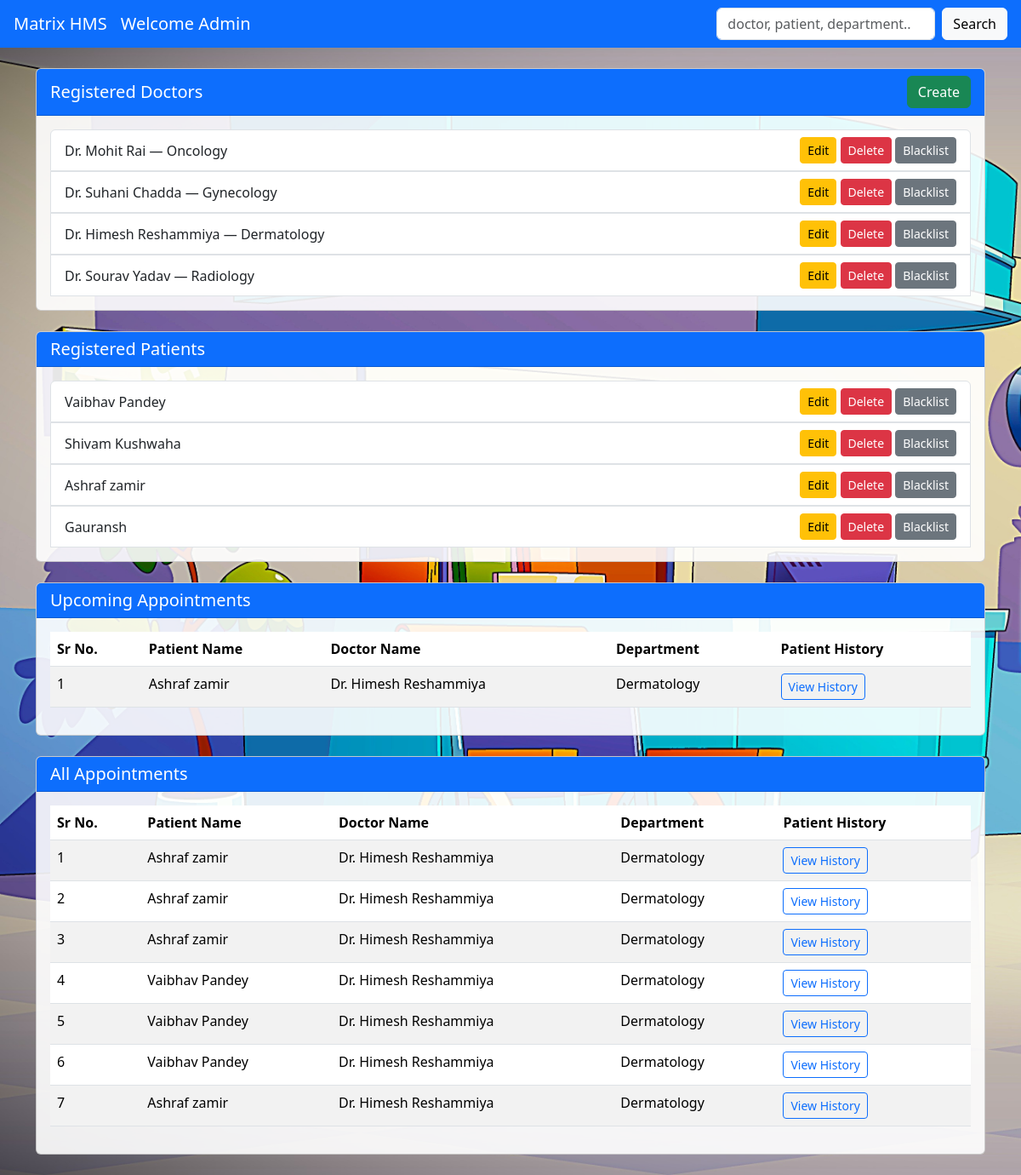
Page /admin_dashboard on the committed database.
### models.py (models this page shows)
class Doctor(db.Model):
    __tablename__ = 'doctors'
    id = db.Column(db.Integer, db.ForeignKey('users.id'), primary_key=True)
    department_id = db.Column(db.Integer, db.ForeignKey('departments.id'), nullable=False)
    experience_years = db.Column(db.Integer)
    user = db.relationship('User', back_populates='doctor_profile')
    department = db.relationship('Department', back_populates='doctors')
    appointments = db.relationship('Appointment', back_populates='doctor', lazy=True)
    availability_slots = db.relationship('DoctorAvailability', back_populates='doctor', cascade='all, delete-orphan')
    patient_histories = db.relationship('PatientHistory', back_populates='doctor', lazy=True)

class User(db.Model):
    __tablename__ = 'users'
    id = db.Column(db.Integer, primary_key=True)
    user_name = db.Column(db.String(100), nullable=False)
    user_email = db.Column(db.String(100), unique=True, nullable=False)
    user_password = db.Column(db.String(200), nullable=False)
    user_role = db.Column(db.String(20), nullable=False)  # 'admin', 'doctor', 'patient'
    created_at = db.Column(db.DateTime, default=datetime.utcnow)
    doctor_profile = db.relationship('Doctor', back_populates='user', uselist=False)
    patient_profile = db.relationship('Patient', back_populates='user', uselist=False)

class Department(db.Model):
    __tablename__ = 'departments'
    id = db.Column(db.Integer, primary_key=True)
    department_name = db.Column(db.String(100), unique=True, nullable=False)
    description = db.Column(db.Text)
    doctors = db.relationship('Doctor', back_populates='department', lazy=True)

class Patient(db.Model):
    __tablename__ = 'patients'
    id = db.Column(db.Integer, db.ForeignKey('users.id'), primary_key=True)
    patient_name = db.Column(db.String(100), nullable=False)
    user = db.relationship('User', back_populates='patient_profile')
    appointments = db.relationship('Appointment', back_populates='patient', lazy=True)
    medical_history = db.relationship('PatientHistory', back_populates='patient', cascade='all, delete-orphan')

class Appointment(db.Model):
    __tablename__ = 'appointments'
    id = db.Column(db.Integer, primary_key=True)
    patient_id = db.Column(db.Integer, db.ForeignKey('patients.id'), nullable=False)
    doctor_id = db.Column(db.Integer, db.ForeignKey('doctors.id'), nullable=False)
    appointment_date = db.Column(db.Date, nullable=False)
    appointment_time = db.Column(db.Time, nullable=False)
    status = db.Column(db.String(20), default='booked')  # booked, completed, cancelled
    created_at = db.Column(db.DateTime, default=datetime.utcnow)
    patient = db.relationship('Patient', back_populates='appointments')
    doctor = db.relationship('Doctor', back_populates='appointments')
    history_record = db.relationship('PatientHistory', back_populates='appointment', uselist=False)

### app.py (the view)
@app.route('/admin_dashboard')
def admin_dashboard():
    search_query = request.args.get('search', '').strip()
    if search_query:
        doctors = Doctor.query.join(User).filter(
            (User.user_name.contains(search_query)) |
            (Doctor.department_id.in_(
                [d.id for d in Department.query.filter(Department.department_name.contains(search_query))]
            ))
        ).all()
        patients = Patient.query.join(User).filter(
            User.user_name.contains(search_query)
        ).all()
    else:
        doctors = Doctor.query.all()
        patients = Patient.query.all()
    today = datetime.now().date()
    appointments = Appointment.query.filter(Appointment.appointment_date >= today).all()
    all_appointments = Appointment.query.all()
    return render_template(
        'AdminUI/admin_dashboard.html',
        doctors=doctors,
        patients=patients,
        appointments=appointments,
        all_appointments=all_appointments
    )

### templates/AdminUI/admin_dashboard.html (shortened to what this page needs)
<!DOCTYPE html>
<html lang="en">
<head>
    <link href="https://cdn.jsdelivr.net/npm/bootstrap@5.3.3/dist/css/bootstrap.min.css" rel="stylesheet">
</head>
<body class="bg-light">
    <nav class="navbar navbar-expand-lg navbar-dark bg-primary px-3">
        <a class="navbar-brand" href="{{ url_for('landing_page') }}">Matrix HMS</a>
        <a class="navbar-brand" href="#">Welcome Admin</a>
        <form class="d-flex ms-auto" method="get" action="{{ url_for('admin_dashboard') }}">
            <input class="form-control me-2" type="search" placeholder="doctor, patient, department..." name="search"
                value="{{ search_query }}">
            <button class="btn btn-light" type="submit">Search</button>
        </form>
    </nav>
    <div class="container my-4" id="container">
        <div class="card mb-4" id="doctor_card" style="background-color: rgba(255, 255, 255, 0.9);">
            <div class="card-header bg-primary text-white d-flex justify-content-between align-items-center">
                <h5 class="mb-0">Registered Doctors</h5>
                <a href="{{ url_for('add_doctor') }}" class="btn btn-success ms-2">Create</a>
            </div>
            <div class="card-body">
                {% if doctors %}
                <ul class="list-group">
                    {% for doctor in doctors %}
                    <li class="list-group-item d-flex justify-content-between align-items-center">
                        <span>{{ doctor.user.user_name }} — {{ doctor.department.department_name }}</span>
                        <div>
                            <a href="{{ url_for('edit_doctor', doctor_id=doctor.id) }}"
                                class="btn btn-warning btn-sm">Edit</a>
                            <button type="button" class="btn btn-danger btn-sm" data-bs-toggle="modal"
                                data-bs-target="#deleteModal{{ doctor.id }}">
                                Delete
                            </button>
                            <button type="button" class="btn btn-secondary btn-sm" data-bs-toggle="modal"
                                data-bs-target="#blacklistModal{{ doctor.id }}">
                                Blacklist
                            </button>
                        </div>
                    </li>
                    {% endfor %}
                </ul>
                {% else %}
                <p>No doctors registered.</p>
                {% endif %}
            </div>
        </div>
        <div class="card mb-4" style="background-color: rgba(255, 255, 255, 0.9);">
            <div class="card-header bg-primary text-white d-flex justify-content-between align-items-center">
                <h5 class="mb-0">Registered Patients</h5>
            </div>
            <div class="card-body">
                {% if patients %}
                <ul class="list-group">
                    {% for patient in patients %}
                    <li class="list-group-item d-flex justify-content-between align-items-center">
                        <span>{{ patient.user.user_name }} </span>
                        <div>
                            <a href="{{ url_for('edit_patient', patient_id=patient.id) }}"
                                class="btn btn-warning btn-sm">Edit</a>
                            <button type="button" class="btn btn-danger btn-sm" data-bs-toggle="modal"
                                data-bs-target="#deletePatientModal{{ patient.id }}">
                                Delete
                            </button>
                            <button type="button" class="btn btn-secondary btn-sm" data-bs-toggle="modal"
                                data-bs-target="#blacklistPatientModal{{ patient.id }}">
                                Blacklist
                            </button>
                        </div>
                    </li>
                    {% endfor %}
                </ul>
                {% else %}
                <p>No patients registered.</p>
                {% endif %}
            </div>
        </div>
        <div class="card mb-4" style="background-color: rgba(255, 255, 255, 0.9);">
            <div class="card-header bg-primary text-white">
                <h5 class="mb-0">Upcoming Appointments</h5>
            </div>
            <div class="card-body table-responsive">
                {% if appointments %}
                <table class="table table-striped">
                    <thead>
                        <tr>
                            <th>Sr No.</th>
                            <th>Patient Name</th>
                            <th>Doctor Name</th>
                            <th>Department</th>
                            <th>Patient History</th>
                        </tr>
                    </thead>
                    <tbody>
                        {% for appt in appointments %}
                        <tr>
                            <td>{{ loop.index }}</td>
                            <td>{{ appt.patient.user.user_name }}</td>
                            <td>{{ appt.doctor.user.user_name }}</td>
                            <td>{{ appt.doctor.department.department_name }}</td>
                            <td>
                                <a href="{{ url_for('view_patient_history', role='admin', username='admin', patient_id=appt.patient.id) }}"
                                    class="btn btn-outline-primary btn-sm">View History</a>
                            </td>
                        </tr>
                        {% endfor %}
                    </tbody>
                </table>
                {% else %}
                <p>No upcoming appointments.</p>
                {% endif %}
            </div>
        </div>
        <div class="card" style="background-color: rgba(255, 255, 255, 0.9);">
            <div class="card-header bg-primary text-white">
                <h5 class="mb-0">All Appointments</h5>
            </div>
            <div class="card-body table-responsive">
                {% if all_appointments %}
                <table class="table table-striped">
                    <thead>
                        <tr>
                            <th>Sr No.</th>
                            <th>Patient Name</th>
                            <th>Doctor Name</th>
                            <th>Department</th>
                            <th>Patient History</th>
                        </tr>
                    </thead>
                    <tbody>
                        {% for appt in all_appointments %}
                        <tr>
                            <td>{{ loop.index }}</td>
                            <td>{{ appt.patient.user.user_name }}</td>
                            <td>{{ appt.doctor.user.user_name }}</td>
                            <td>{{ appt.doctor.department.department_name }}</td>
                            <td>
                                <a href="{{ url_for('view_patient_history', role='admin', username='admin', patient_id=appt.patient.id
                                ) }}" class="btn btn-outline-primary btn-sm">
                                    View History
                                </a>
                            </td>
                        </tr>
                        {% endfor %}
                    </tbody>
                </table>
                {% else %}
                <p>No Appointments.</p>
                {% endif %}
            </div>
        </div>
    </div>
</body>
</html>

### templates/AdminUI/admin_dashboard.html (style rules this page uses)
body { background-image: url('/static/images/admin-dash\ bg.jpg'); background-size: cover; background-repeat: no-repeat; }

### rows in the picture
Doctor: user.user_name "Dr. Mohit Rai", department.department_name "Oncology"
Doctor: user.user_name "Dr. Suhani Chadda", department.department_name "Gynecology"
Doctor: user.user_name "Dr. Himesh Reshammiya", department.department_name "Dermatology"
Doctor: user.user_name "Dr. Sourav Yadav", department.department_name "Radiology"
Patient: user.user_name "Vaibhav Pandey"
Patient: user.user_name "Shivam Kushwaha"
Patient: user.user_name "Ashraf zamir"
Patient: user.user_name "Gauransh"
Appointment: patient.user.user_name "Ashraf zamir", doctor.user.user_name "Dr. Himesh Reshammiya", doctor.department.department_name "Dermatology"
Appointment: patient.user.user_name "Ashraf zamir", doctor.user.user_name "Dr. Himesh Reshammiya", doctor.department.department_name "Dermatology"
Appointment: patient.user.user_name "Ashraf zamir", doctor.user.user_name "Dr. Himesh Reshammiya", doctor.department.department_name "Dermatology"
Appointment: patient.user.user_name "Ashraf zamir", doctor.user.user_name "Dr. Himesh Reshammiya", doctor.department.department_name "Dermatology"
Appointment: patient.user.user_name "Vaibhav Pandey", doctor.user.user_name "Dr. Himesh Reshammiya", doctor.department.department_name "Dermatology"
Appointment: patient.user.user_name "Vaibhav Pandey", doctor.user.user_name "Dr. Himesh Reshammiya", doctor.department.department_name "Dermatology"
Appointment: patient.user.user_name "Vaibhav Pandey", doctor.user.user_name "Dr. Himesh Reshammiya", doctor.department.department_name "Dermatology"
